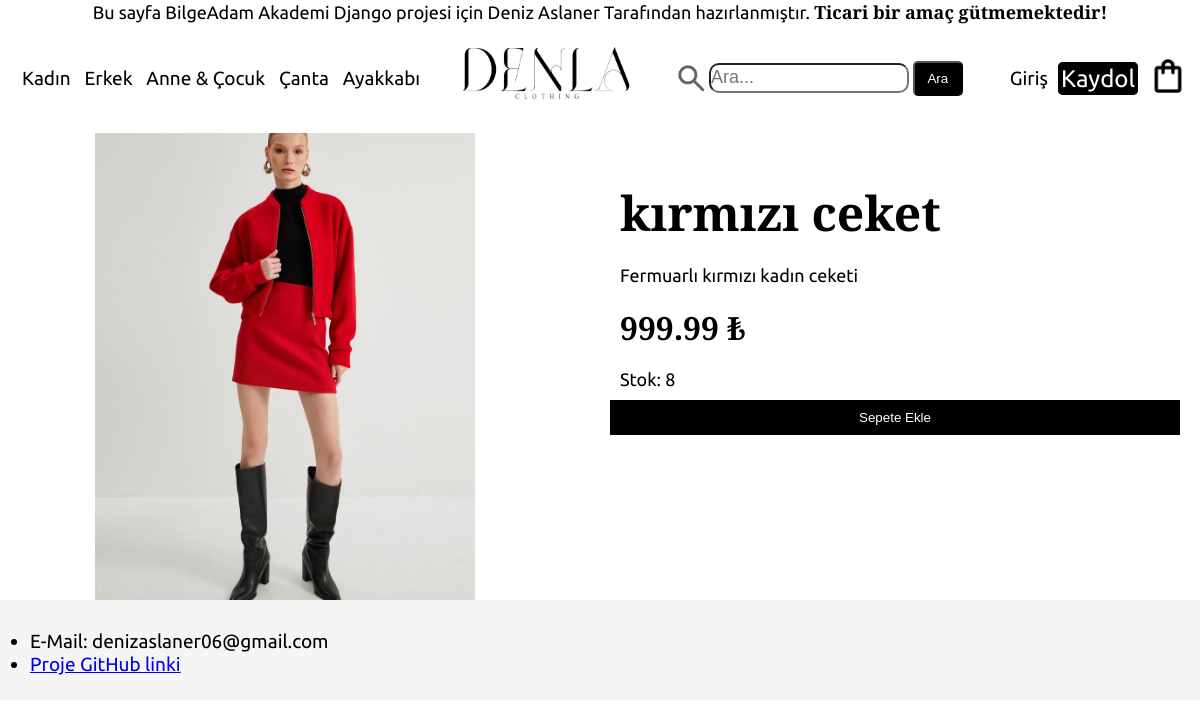
/product/1/, run on the app's committed database.
### product/models.py (models this page shows, shortened)
class Product(models.Model):
    name = models.CharField(max_length=255)
    description = models.TextField(blank=True, null=True)
    price = models.DecimalField(max_digits=8, decimal_places=2)
    category = models.ForeignKey(Category, on_delete=models.SET_NULL, blank=True, null=True, related_name='products')
    stock = models.IntegerField(default=0)
    image = models.ImageField(upload_to='products/images')

### product/views.py (the view)
# urls.py: path('product/<int:product_id>/', views.products, name='Product'),
def products(request, product_id):
    product = get_object_or_404(Product, id=product_id)
    return render(request, "pages/product.html", {"product": product})

### templates/pages/product.html (shortened to what this page needs)
{% extends 'pages/base.html' %}
{% block content %}
<div class="product-detail">
    <div class="image-container">
        <img src="{{ product.image.url }}" alt="{{ product.name }}">
    </div>
    <div class="product-info">
        <h1>{{ product.name }}</h1>
        <p>{{ product.description }}</p>
        <p id="detail-p">{{ product.price }} ₺</p>
        <p>Stok: {{ product.stock }}</p>
        <form action="{% url 'cart:add_to_cart' product.id %}" method="post">
    <button type="submit">Sepete Ekle</button>
</form>
    </div>
</div>
{% endblock content %}

### static/css/styles.css (style rules this page uses)
* { box-sizing: border-box; margin: 0; padding: 0; }
body, html { font-family: "Playfair Display", "Ubuntu", sans-serif; height: 100%; display: flex; flex-direction: column; }
.product-detail { display: flex; flex-direction: row; align-items: flex-start; margin-top: 100px; height: auto; gap: 20px; }
.image-container { flex: 1; max-width: 800px; display: flex; justify-content: center; }
.image-container img { width: 100%; height: auto; max-height: 500px; object-fit: contain; }
#detail-p { font-weight: 700; font-size: 32px; }
.product-info { flex: 1; padding: 20px; text-align: left; display: flex; flex-direction: column; justify-content: flex-end; margin-top: 50px; }
.product-info h1 { font-size: 48px; font-weight: 700; padding: 10px; }
.product-info p { font-size: 18px; padding: 10px; }
.product-info button { width: 100%; background-color: black; color: white; padding: 10px; border: none; cursor: pointer; }

### data on the page
Product: image (picture), name "kırmızı ceket", description "Fermuarlı kırmızı kadın ceketi", price "999.99", stock "8"
